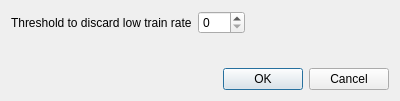
<?xml version="1.0" encoding="UTF-8"?>
<ui version="4.0">
 <class>ConfigASDialog</class>
 <widget class="QDialog" name="ConfigASDialog">
  <property name="geometry">
   <rect>
    <x>0</x>
    <y>0</y>
    <width>400</width>
    <height>101</height>
   </rect>
  </property>
  <property name="sizePolicy">
   <sizepolicy hsizetype="Minimum" vsizetype="Minimum">
    <horstretch>0</horstretch>
    <verstretch>0</verstretch>
   </sizepolicy>
  </property>
  <property name="windowTitle">
   <string>Dialog</string>
  </property>
  <layout class="QVBoxLayout" name="verticalLayout">
   <item>
    <layout class="QFormLayout" name="formLayout">
     <property name="fieldGrowthPolicy">
      <enum>QFormLayout::FieldsStayAtSizeHint</enum>
     </property>
     <item row="0" column="0">
      <widget class="QLabel" name="ThresholdRate">
       <property name="text">
        <string>Threshold to discard low train rate</string>
       </property>
      </widget>
     </item>
     <item row="0" column="1">
      <widget class="QSpinBox" name="ThresholdRateSB">
       <property name="minimum">
        <number>0</number>
       </property>
       <property name="maximum">
        <number>100</number>
       </property>
      </widget>
     </item>
    </layout>
   </item>
   <item>
    <layout class="QHBoxLayout" name="horizontalLayout">
     <item>
      <spacer name="horizontalSpacer">
       <property name="orientation">
        <enum>Qt::Horizontal</enum>
       </property>
       <property name="sizeHint" stdset="0">
        <size>
         <width>40</width>
         <height>20</height>
        </size>
       </property>
      </spacer>
     </item>
     <item>
      <widget class="QDialogButtonBox" name="buttonBox">
       <property name="sizePolicy">
        <sizepolicy hsizetype="Fixed" vsizetype="Fixed">
         <horstretch>0</horstretch>
         <verstretch>0</verstretch>
        </sizepolicy>
       </property>
       <property name="orientation">
        <enum>Qt::Horizontal</enum>
       </property>
       <property name="standardButtons">
        <set>QDialogButtonBox::Cancel|QDialogButtonBox::Ok</set>
       </property>
      </widget>
     </item>
    </layout>
   </item>
  </layout>
 </widget>
 <resources/>
 <connections/>
</ui>
